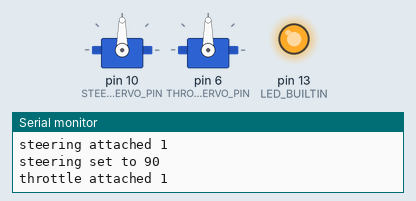
Simulated run of this sketch. Board: Arduino Uno, built with avr-gcc and run on an emulated ATmega328P. On the bench: 2 × servo, output pins drawn as LEDs (lit = HIGH), the last lines printed to the serial monitor.

Above: at 0.3 s.
At 15.2 s:
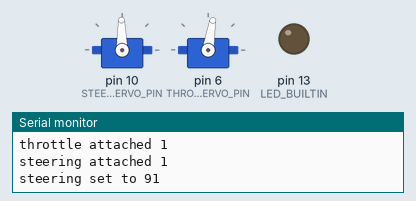
At 29.9 s:
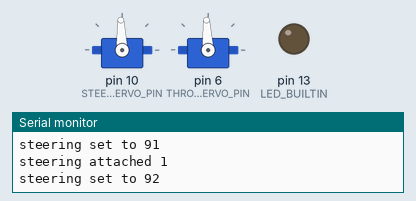
Timing chart, 0 to 40.0 s (numbered marks = the images above):
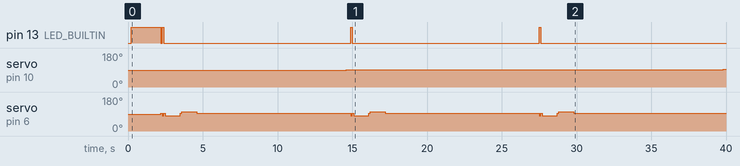

The sketch:

throttle_test2.ino
```cpp
// (licence header left out)
#include <Servo.h>

#define SERIAL_RX_PIN 0
#define SERIAL_TX_PIN 1
#define THROTTLE_SERVO_PIN 6
#define STEERING_SERVO_PIN 10
#define RC_THROTTLE_SERVO_PIN 11
#define RC_STEERING_SERVO_PIN 5

#define SERIAL_BUAD_RATE 19200

#define RC_THROTTLE_SERVO_REFRESH_RATE 20000UL // in us
#define SERIAL_THROTTLE_SERVO_REFRESH_RATE 1000000UL // in us
#define RC_THROTTLE_DEAD_ZONE_MIN 1400UL // in us
#define RC_THROTTLE_DEAD_ZONE_MAX 1600UL // in us

#define RC_STEERING_SERVO_REFRESH_RATE 20000UL // in us
#define SERIAL_STEERING_SERVO_REFRESH_RATE 1000000UL // in us
#define RC_STEERING_DEAD_ZONE_MIN 1400UL // in us
#define RC_STEERING_DEAD_ZONE_MAX 1600UL // in us

Servo steering_servo, throttle_servo;

unsigned long last_milliseconds;
int i = 1580; // "beeped" but wheels didn't move at 1550, 1560, 1570, 1580 - wheels moved at 1590 - now 1610 (floor was 1620)
// backwards - 1400??
// wheels going backwards at 1399
// "beeped" but wheels didn't move at 1449, 1440, 1430, 1422, 1402
int backward_delay = 500;
int steering = 90;

void setup()
{
  Serial.begin(SERIAL_BUAD_RATE);
  pinMode(LED_BUILTIN, OUTPUT);

}

//void(* resetFunc) (void) = 0;

void loop()
{


  steering_servo.attach(STEERING_SERVO_PIN, 700, 2300);
  Serial.print("steering attached ");
  Serial.println(steering_servo.attached());
  steering_servo.write(steering);
  Serial.print("steering set to ");
  Serial.println(steering_servo.read());
  delay(100);
  steering_servo.detach();
  delay(100);
  steering++;


  last_milliseconds = millis();
  digitalWrite(LED_BUILTIN, HIGH);

  //THROTTLE_SERVO_MIN_US = 1500
  //THROTTLE_SERVO_MAX_US = 2000
  //
  //# Tweak these values for your robocar.
  //STEERING_SERVO_MIN_US = 700
  //STEERING_SERVO_MAX_US = 2300
  // defaults: 544, 2400

  if (!throttle_servo.attached()) {
    throttle_servo.attach(THROTTLE_SERVO_PIN);//, 1100, 2000);
    //  throttle_servo.attach(THROTTLE_SERVO_PIN, 1500, 2000);
    Serial.print("throttle attached ");
    Serial.println(throttle_servo.attached());
    delay(2000);
  }

  digitalWrite(LED_BUILTIN, LOW);
  throttle_servo.writeMicroseconds(1500);
  delay(100);
  digitalWrite(LED_BUILTIN, HIGH);
  throttle_servo.writeMicroseconds(1366);
  delay(100);
  digitalWrite(LED_BUILTIN, LOW);
  throttle_servo.writeMicroseconds(1500);
  delay(100);

  throttle_servo.writeMicroseconds(1376);
  delay(1000);

  throttle_servo.writeMicroseconds(1500);
  delay(100);
  throttle_servo.writeMicroseconds(1592);
  delay(1000);
  throttle_servo.writeMicroseconds(1500);
  delay(10000);

  digitalWrite(LED_BUILTIN, LOW);
}
```

Measured:
- by itself, pin 13 (LED_BUILTIN): LOW → HIGH at 0.20 s, → LOW 2.0 s later, → HIGH 0.10 s later, → LOW 0.10 s later, … (8 changes in this stretch)
- by itself, servo on pin 10 (STEERING_SERVO_PIN): 90° → 91° at 14.6 s, → 92° 12.6 s later, → 93° 12.6 s later
- by itself, servo on pin 6 (THROTTLE_SERVO_PIN): repeats every 12.6 s: 80° 0.10 s, 93° 0.10 s, 81° 1.0 s, 93° 0.10 s, 102° 1.0 s, 93° 10.3 s
